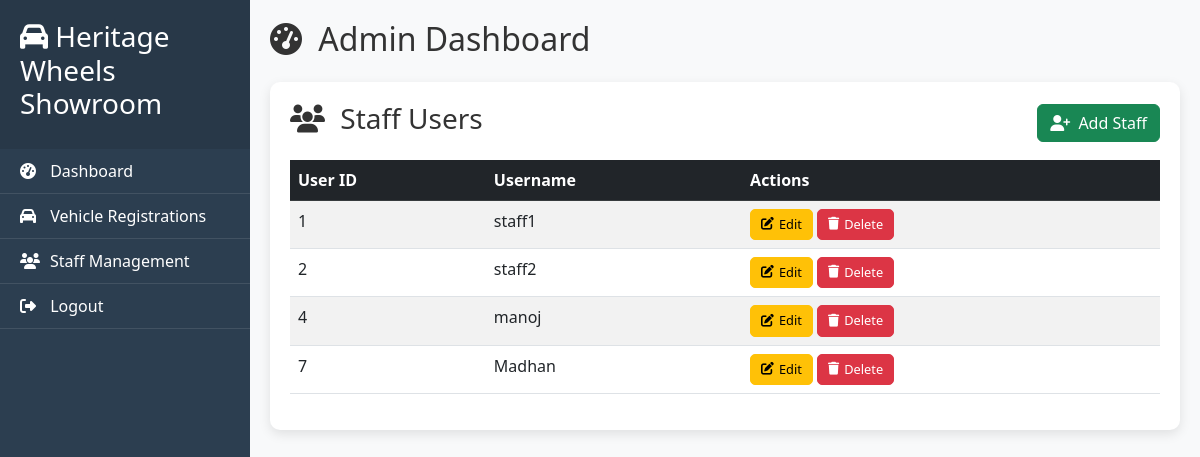
/admin/users.php, run on the app's committed database.
### tables this page shows
CREATE TABLE `user` (
  `uid` int(10) NOT NULL,
  `uname` varchar(50) NOT NULL,
  `upass` varchar(50) NOT NULL
);

### admin/users.php (the view, shortened to what this page needs)
<?php
$conn = new mysqli('localhost', 'root', '', 'vehicli');
?>
<!DOCTYPE html>
<html lang="en">
<head>
    <link href="https://cdn.jsdelivr.net/npm/bootstrap@5.2.3/dist/css/bootstrap.min.css" rel="stylesheet">
    <link rel="stylesheet" href="https://cdnjs.cloudflare.com/ajax/libs/font-awesome/6.4.0/css/all.min.css">
</head>
<body>
    <div class="sidebar" id="sidebar">
        <div class="sidebar-header">
            <h3><i class="fas fa-car"></i> Heritage Wheels Showroom</h3>
        </div>
        <ul class="sidebar-menu">
            <li class="active"><a href="admin.php"><i class="fas fa-tachometer-alt"></i> Dashboard</a></li>
            <li><a href="registrations.php"><i class="fas fa-car"></i> Vehicle Registrations</a></li>
            <li><a href="users.php"><i class="fas fa-users"></i>Staff Management</a></li>
            <li><a href="..\login.php"><i class="fas fa-sign-out-alt"></i> Logout</a></li>
        </ul>
    </div>
    <div class="main-content">
       <h2 class="mb-4"><i class="fas fa-tachometer-alt me-2"></i> Admin Dashboard</h2>
        <div class="table-container mt-4" id="users">
            <div class="d-flex justify-content-between align-items-center mb-3">
                <h3><i class="fas fa-users me-2"></i> Staff Users</h3>
                <button class="btn btn-success" data-bs-toggle="modal" data-bs-target="#addUserModal">
                    <i class="fas fa-user-plus me-1"></i> Add Staff
                </button>
            </div>
            <div class="table-responsive">
                <table class="table table-striped table-hover">
                    <thead class="table-dark">
                        <tr>
                            <th>User ID</th>
                            <th>Username</th>
                            <th>Actions</th>
                        </tr>
                    </thead>
                    <tbody>
                        <?php
                        $result = $conn->query("SELECT * FROM user");
                        while($row = $result->fetch_assoc()) {
                            echo "<tr>
                                <td>{$row['uid']}</td>
                                <td>{$row['uname']}</td>
                                <td>
                                    <button class='btn btn-sm btn-warning action-btn' data-bs-toggle='modal' data-bs-target='#editUserModal' data-id='{$row['uid']}' data-username='{$row['uname']}'>
                                        <i class='fas fa-edit'></i> Edit
                                    </button>
                                    <a href='delete.php ?id={$row['uid']}' class='btn btn-sm btn-danger action-btn' onclick='return confirm(\"Are you sure you want to delete this admin user?\")'>
                                        <i class='fas fa-trash'></i> Delete
                                    </a>
                                </td>
                            </tr>";
                        }
                        ?>
                    </tbody>
                </table>
            </div>
        </div>
    </div>
</body>
</html>

### admin/users.php (style rules this page uses)
:root { --primary-color: #2c3e50; --secondary-color: #3498db; --accent-color: #e74c3c; --light-color: #ecf0f1; --dark-color: #2c3e50; }
body { font-family: 'Segoe UI', Tahoma, Geneva, Verdana, sans-serif; background-color: #f8f9fa; color: #333; }
.sidebar { background-color: var(--primary-color); color: white; height: 100vh; position: fixed; width: 250px; transition: all 0.3s; z-index: 1000; }
.sidebar-header { padding: 20px; background-color: rgba(0, 0, 0, 0.1); }
.sidebar-menu { padding: 0; list-style: none; }
.sidebar-menu li { padding: 10px 20px; border-bottom: 1px solid rgba(255, 255, 255, 0.1); transition: all 0.3s; }
.sidebar-menu a { color: white; text-decoration: none; display: block; }
.sidebar-menu i { margin-right: 10px; }
.main-content { margin-left: 250px; padding: 20px; transition: all 0.3s; }
.table-container { background-color: white; border-radius: 10px; box-shadow: 0 4px 12px rgba(0, 0, 0, 0.1); padding: 20px; margin-top: 20px; }
.action-btn { padding: 5px 10px; border-radius: 5px; font-size: 0.8rem; display: inline-flex; align-items: center; gap: 5px; }

### data on the page
user: uid "1", uname "staff1"
user: uid "2", uname "staff2"
user: uid "4", uname "manoj"
user: uid "7", uname "Madhan"
